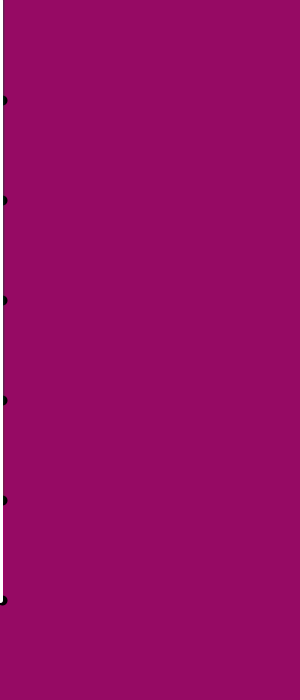
Frame 1 (no input)
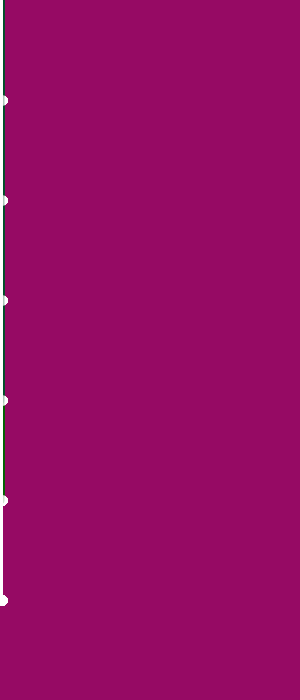
Frame 60 (the mouse pressed at the canvas centre just before this capture)
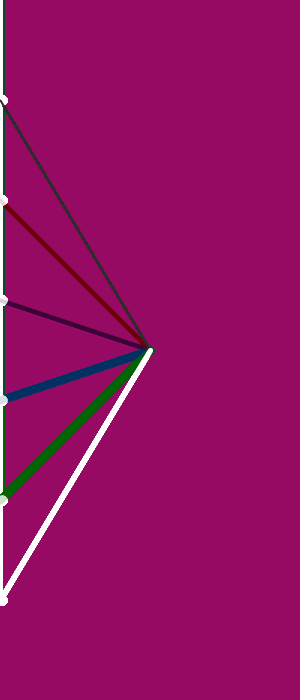
Frame 120 (the mouse held since frame 60 and released just before this capture)

The Processing sketch that drew these frames (run headless with seeded random() and noise(); from frame 60 on, the mouse is pressed at the canvas centre):

// Processing sketch: processing_159182
// ── processing_159182.pde


void setup() {
background(150,10,100,60);
size(300,700);
}

void draw(){ 
 strokeWeight(10);
 point(2,100);
 point(2,200);
 point(2,300);
 point(2,400);
 point(2,500);
 point(2,600);
strokeWeight(2);
stroke(45);
line(mouseX, mouseY,0,100);
stroke(100,0,0,40);
strokeWeight(4);
line(mouseX, mouseY,0,200);
stroke(59,0,49,50);
line(mouseX, mouseY,0,300);
stroke(0,50,100,40);
strokeWeight(8);
line(mouseX, mouseY,0,400);
stroke(0,100,0,50);
line(mouseX, mouseY,0,500);
stroke(255);
strokeWeight(5);
line(mouseX, mouseY,0,600);


}
